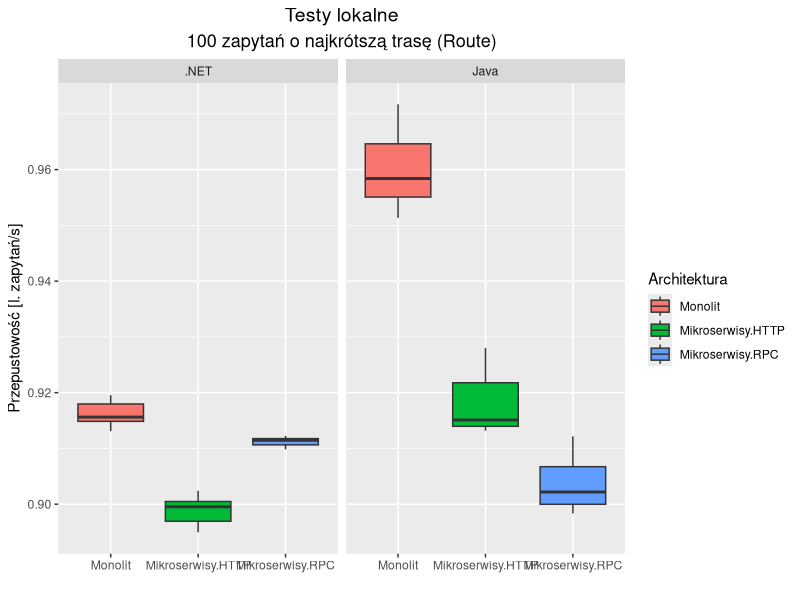

Here is the R script that generated this plot:
Sys.setlocale(category = "LC_ALL", locale = "Polish")
route = read.csv('local-route.csv');
library(ggplot2)
library(reshape)
library(grid)
meltRoute = melt(route)
meltRoute$Tech = factor(meltRoute$Tech,levels=unique(meltRoute$Tech))
p = ggplot(meltRoute, aes(fill=variable, y=value, x=factor(variable)))
p = p + geom_boxplot() + facet_wrap(~Tech)
p=p+ylab('Przepustowość [l. zapytań/s]')+xlab("")
p=p+labs(fill = "Architektura",
         title='Testy lokalne',
         subtitle='100 zapytań o najkrótszą trasę (Route)')
p=p+theme(plot.title = element_text(hjust = 0.5, size=14), 
          plot.subtitle = element_text(hjust = 0.5, size = 13))
print(p)
